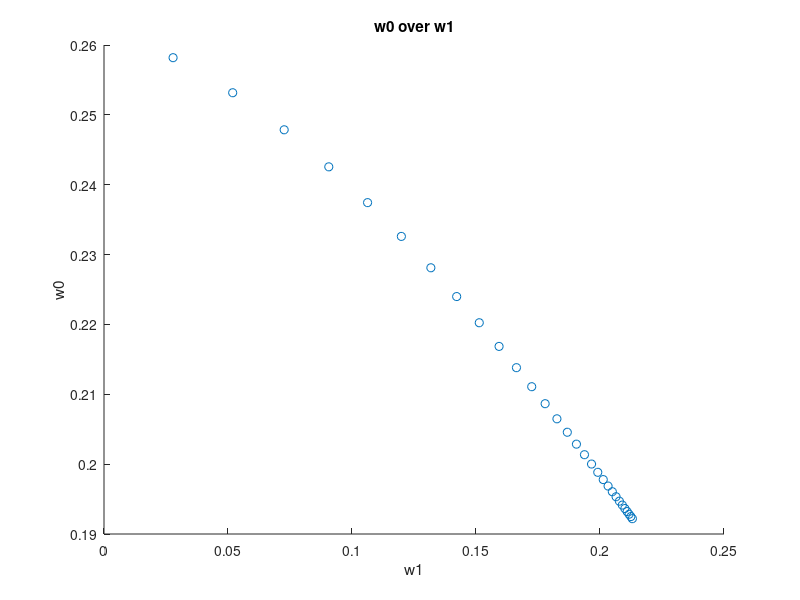
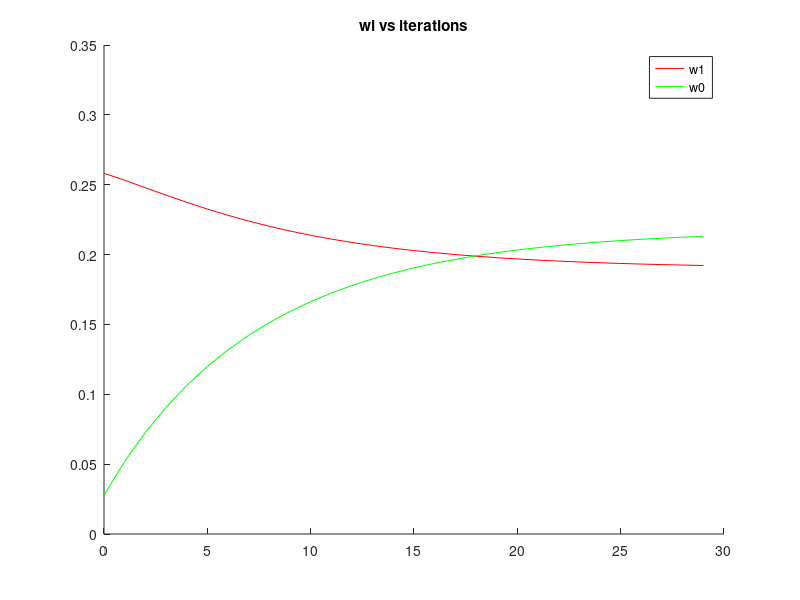

Write MATLAB code to recreate these figures, in order.
% a)
close all;
% Constants
maxIter = 30;

% dataset
x = [-1,0.3,2]';
t = [-0.1,0.5,0.5]';

X = zeros(2,3);
X(1,:) = 1;
X(2,:) = x(:);
% learning rate
eta = 0.05;
w = zeros(2,maxIter+1);
w(1,1) = rand(1);
w(2,1) = rand(1);
iter = 1;
err = ones(maxIter,1);
bias=1;
H = X*X';
b = -X*t;

for iter = 1 : maxIter

    g = H * w(:,iter) + b;
    
    w(:,iter+1) = w(:,iter) - eta * g;
    
end


figure;
scatter(w(1,1:maxIter),w(2,1:maxIter));
title('w0 over w1');
xlabel('w1');
ylabel('w0');

figure;
hold on;
plot((0:maxIter-1),w(2,1:maxIter),'r');
plot((0:maxIter-1),w(1,1:maxIter),'g');
legend('w1','w0');
title('wi vs iterations');
hold off;